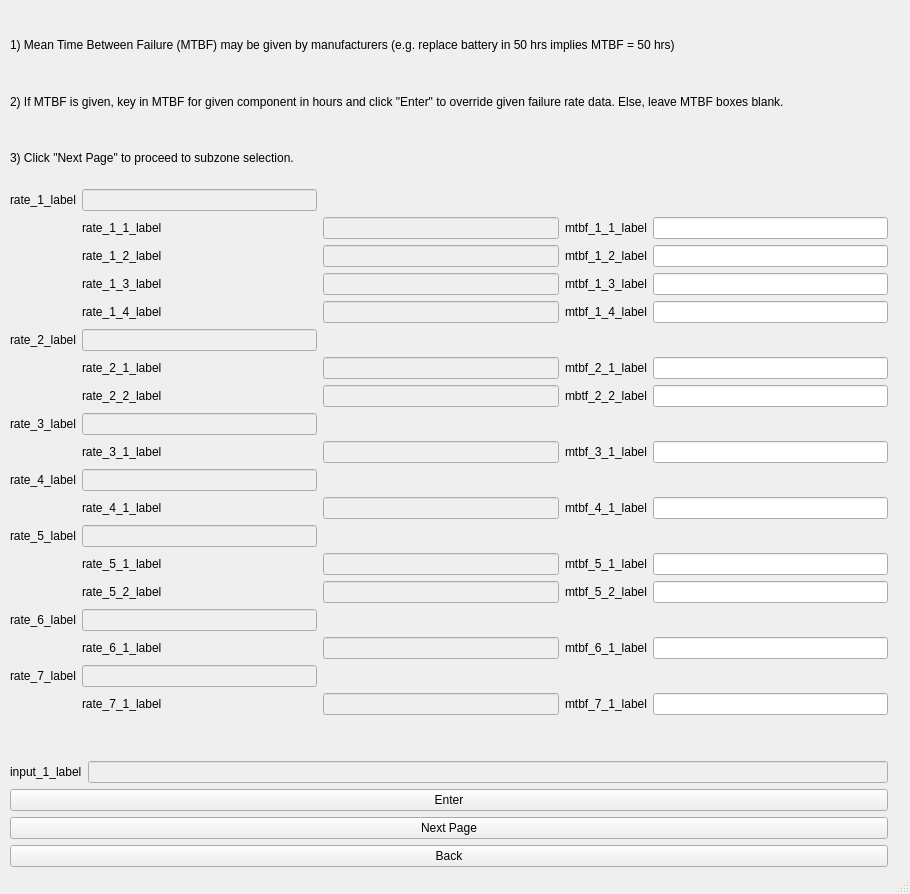
<?xml version="1.0" encoding="UTF-8"?>
<ui version="4.0">
 <class>MainWindow</class>
 <widget class="QMainWindow" name="MainWindow">
  <property name="geometry">
   <rect>
    <x>0</x>
    <y>0</y>
    <width>910</width>
    <height>894</height>
   </rect>
  </property>
  <property name="windowTitle">
   <string>MainWindow</string>
  </property>
  <widget class="QWidget" name="centralwidget">
   <widget class="QWidget" name="verticalLayoutWidget">
    <property name="geometry">
     <rect>
      <x>10</x>
      <y>20</y>
      <width>878</width>
      <height>847</height>
     </rect>
    </property>
    <layout class="QVBoxLayout" name="verticalLayout">
     <item>
      <widget class="QLabel" name="label">
       <property name="text">
        <string>1) Mean Time Between Failure (MTBF) may be given by manufacturers (e.g. replace battery in 50 hrs implies MTBF = 50 hrs)</string>
       </property>
      </widget>
     </item>
     <item>
      <widget class="QLabel" name="label_2">
       <property name="text">
        <string>2) If MTBF is given, key in MTBF for given component in hours and click &quot;Enter&quot; to override given failure rate data. Else, leave MTBF boxes blank.</string>
       </property>
      </widget>
     </item>
     <item>
      <widget class="QLabel" name="label_4">
       <property name="text">
        <string>3) Click &quot;Next Page&quot; to proceed to subzone selection.</string>
       </property>
      </widget>
     </item>
     <item>
      <layout class="QGridLayout" name="gridLayout">
       <item row="5" column="3">
        <spacer name="horizontalSpacer_9">
         <property name="orientation">
          <enum>Qt::Horizontal</enum>
         </property>
         <property name="sizeType">
          <enum>QSizePolicy::Minimum</enum>
         </property>
         <property name="sizeHint" stdset="0">
          <size>
           <width>40</width>
           <height>20</height>
          </size>
         </property>
        </spacer>
       </item>
       <item row="0" column="4">
        <spacer name="horizontalSpacer_12">
         <property name="orientation">
          <enum>Qt::Horizontal</enum>
         </property>
         <property name="sizeType">
          <enum>QSizePolicy::Minimum</enum>
         </property>
         <property name="sizeHint" stdset="0">
          <size>
           <width>40</width>
           <height>20</height>
          </size>
         </property>
        </spacer>
       </item>
       <item row="16" column="2">
        <widget class="QLineEdit" name="rate_6_1">
         <property name="enabled">
          <bool>false</bool>
         </property>
         <property name="text">
          <string/>
         </property>
        </widget>
       </item>
       <item row="6" column="0">
        <spacer name="horizontalSpacer_14">
         <property name="orientation">
          <enum>Qt::Horizontal</enum>
         </property>
         <property name="sizeType">
          <enum>QSizePolicy::Minimum</enum>
         </property>
         <property name="sizeHint" stdset="0">
          <size>
           <width>40</width>
           <height>20</height>
          </size>
         </property>
        </spacer>
       </item>
       <item row="4" column="1">
        <widget class="QLabel" name="rate_1_4_label">
         <property name="text">
          <string>rate_1_4_label</string>
         </property>
        </widget>
       </item>
       <item row="18" column="3">
        <widget class="QLabel" name="mtbf_7_1_label">
         <property name="text">
          <string>mtbf_7_1_label</string>
         </property>
        </widget>
       </item>
       <item row="11" column="1">
        <widget class="QLabel" name="rate_4_1_label">
         <property name="text">
          <string>rate_4_1_label</string>
         </property>
        </widget>
       </item>
       <item row="8" column="2">
        <spacer name="horizontalSpacer_16">
         <property name="orientation">
          <enum>Qt::Horizontal</enum>
         </property>
         <property name="sizeType">
          <enum>QSizePolicy::Minimum</enum>
         </property>
         <property name="sizeHint" stdset="0">
          <size>
           <width>40</width>
           <height>20</height>
          </size>
         </property>
        </spacer>
       </item>
       <item row="9" column="3">
        <widget class="QLabel" name="mtbf_3_1_label">
         <property name="text">
          <string>mtbf_3_1_label</string>
         </property>
        </widget>
       </item>
       <item row="0" column="0">
        <widget class="QLabel" name="rate_1_label">
         <property name="text">
          <string>rate_1_label</string>
         </property>
        </widget>
       </item>
       <item row="2" column="4">
        <widget class="QLineEdit" name="mtbf_1_2"/>
       </item>
       <item row="13" column="3">
        <widget class="QLabel" name="mtbf_5_1_label">
         <property name="text">
          <string>mtbf_5_1_label</string>
         </property>
        </widget>
       </item>
       <item row="7" column="4">
        <widget class="QLineEdit" name="mtbf_2_2"/>
       </item>
       <item row="14" column="1">
        <widget class="QLabel" name="rate_5_2_label">
         <property name="text">
          <string>rate_5_2_label</string>
         </property>
        </widget>
       </item>
       <item row="4" column="0">
        <spacer name="horizontalSpacer_4">
         <property name="orientation">
          <enum>Qt::Horizontal</enum>
         </property>
         <property name="sizeType">
          <enum>QSizePolicy::Minimum</enum>
         </property>
         <property name="sizeHint" stdset="0">
          <size>
           <width>40</width>
           <height>20</height>
          </size>
         </property>
        </spacer>
       </item>
       <item row="18" column="4">
        <widget class="QLineEdit" name="mtbf_7_1"/>
       </item>
       <item row="15" column="3">
        <spacer name="horizontalSpacer_49">
         <property name="orientation">
          <enum>Qt::Horizontal</enum>
         </property>
         <property name="sizeType">
          <enum>QSizePolicy::Minimum</enum>
         </property>
         <property name="sizeHint" stdset="0">
          <size>
           <width>40</width>
           <height>20</height>
          </size>
         </property>
        </spacer>
       </item>
       <item row="17" column="0">
        <widget class="QLabel" name="rate_7_label">
         <property name="text">
          <string>rate_7_label</string>
         </property>
        </widget>
       </item>
       <item row="9" column="0">
        <spacer name="horizontalSpacer_19">
         <property name="orientation">
          <enum>Qt::Horizontal</enum>
         </property>
         <property name="sizeType">
          <enum>QSizePolicy::Minimum</enum>
         </property>
         <property name="sizeHint" stdset="0">
          <size>
           <width>40</width>
           <height>20</height>
          </size>
         </property>
        </spacer>
       </item>
       <item row="11" column="3">
        <widget class="QLabel" name="mtbf_4_1_label">
         <property name="text">
          <string>mtbf_4_1_label</string>
         </property>
        </widget>
       </item>
       <item row="12" column="3">
        <spacer name="horizontalSpacer_41">
         <property name="orientation">
          <enum>Qt::Horizontal</enum>
         </property>
         <property name="sizeType">
          <enum>QSizePolicy::Minimum</enum>
         </property>
         <property name="sizeHint" stdset="0">
          <size>
           <width>40</width>
           <height>20</height>
          </size>
         </property>
        </spacer>
       </item>
       <item row="1" column="2">
        <widget class="QLineEdit" name="rate_1_1">
         <property name="enabled">
          <bool>false</bool>
         </property>
        </widget>
       </item>
       <item row="17" column="3">
        <spacer name="horizontalSpacer_52">
         <property name="orientation">
          <enum>Qt::Horizontal</enum>
         </property>
         <property name="sizeType">
          <enum>QSizePolicy::Minimum</enum>
         </property>
         <property name="sizeHint" stdset="0">
          <size>
           <width>40</width>
           <height>20</height>
          </size>
         </property>
        </spacer>
       </item>
       <item row="16" column="1">
        <widget class="QLabel" name="rate_6_1_label">
         <property name="text">
          <string>rate_6_1_label</string>
         </property>
        </widget>
       </item>
       <item row="3" column="1">
        <widget class="QLabel" name="rate_1_3_label">
         <property name="text">
          <string>rate_1_3_label</string>
         </property>
        </widget>
       </item>
       <item row="10" column="4">
        <spacer name="horizontalSpacer_32">
         <property name="orientation">
          <enum>Qt::Horizontal</enum>
         </property>
         <property name="sizeType">
          <enum>QSizePolicy::Minimum</enum>
         </property>
         <property name="sizeHint" stdset="0">
          <size>
           <width>40</width>
           <height>20</height>
          </size>
         </property>
        </spacer>
       </item>
       <item row="1" column="4">
        <widget class="QLineEdit" name="mtbf_1_1"/>
       </item>
       <item row="6" column="1">
        <widget class="QLabel" name="rate_2_1_label">
         <property name="text">
          <string>rate_2_1_label</string>
         </property>
        </widget>
       </item>
       <item row="14" column="0">
        <spacer name="horizontalSpacer_44">
         <property name="orientation">
          <enum>Qt::Horizontal</enum>
         </property>
         <property name="sizeType">
          <enum>QSizePolicy::Minimum</enum>
         </property>
         <property name="sizeHint" stdset="0">
          <size>
           <width>40</width>
           <height>20</height>
          </size>
         </property>
        </spacer>
       </item>
       <item row="14" column="3">
        <widget class="QLabel" name="mtbf_5_2_label">
         <property name="text">
          <string>mtbf_5_2_label</string>
         </property>
        </widget>
       </item>
       <item row="8" column="4">
        <spacer name="horizontalSpacer_18">
         <property name="orientation">
          <enum>Qt::Horizontal</enum>
         </property>
         <property name="sizeType">
          <enum>QSizePolicy::Minimum</enum>
         </property>
         <property name="sizeHint" stdset="0">
          <size>
           <width>40</width>
           <height>20</height>
          </size>
         </property>
        </spacer>
       </item>
       <item row="17" column="4">
        <spacer name="horizontalSpacer_51">
         <property name="orientation">
          <enum>Qt::Horizontal</enum>
         </property>
         <property name="sizeType">
          <enum>QSizePolicy::Minimum</enum>
         </property>
         <property name="sizeHint" stdset="0">
          <size>
           <width>40</width>
           <height>20</height>
          </size>
         </property>
        </spacer>
       </item>
       <item row="4" column="4">
        <widget class="QLineEdit" name="mtbf_1_4"/>
       </item>
       <item row="5" column="2">
        <spacer name="horizontalSpacer_8">
         <property name="orientation">
          <enum>Qt::Horizontal</enum>
         </property>
         <property name="sizeType">
          <enum>QSizePolicy::Minimum</enum>
         </property>
         <property name="sizeHint" stdset="0">
          <size>
           <width>40</width>
           <height>20</height>
          </size>
         </property>
        </spacer>
       </item>
       <item row="8" column="1">
        <widget class="QLineEdit" name="rate_3">
         <property name="enabled">
          <bool>false</bool>
         </property>
         <property name="text">
          <string/>
         </property>
        </widget>
       </item>
       <item row="5" column="1">
        <widget class="QLineEdit" name="rate_2">
         <property name="enabled">
          <bool>false</bool>
         </property>
        </widget>
       </item>
       <item row="3" column="0">
        <spacer name="horizontalSpacer_3">
         <property name="orientation">
          <enum>Qt::Horizontal</enum>
         </property>
         <property name="sizeType">
          <enum>QSizePolicy::Minimum</enum>
         </property>
         <property name="sizeHint" stdset="0">
          <size>
           <width>40</width>
           <height>20</height>
          </size>
         </property>
        </spacer>
       </item>
       <item row="13" column="1">
        <widget class="QLabel" name="rate_5_1_label">
         <property name="text">
          <string>rate_5_1_label</string>
         </property>
        </widget>
       </item>
       <item row="13" column="4">
        <widget class="QLineEdit" name="mtbf_5_1">
         <property name="text">
          <string/>
         </property>
        </widget>
       </item>
       <item row="1" column="1">
        <widget class="QLabel" name="rate_1_1_label">
         <property name="text">
          <string>rate_1_1_label</string>
         </property>
        </widget>
       </item>
       <item row="10" column="0">
        <widget class="QLabel" name="rate_4_label">
         <property name="text">
          <string>rate_4_label</string>
         </property>
        </widget>
       </item>
       <item row="14" column="4">
        <widget class="QLineEdit" name="mtbf_5_2"/>
       </item>
       <item row="6" column="4">
        <widget class="QLineEdit" name="mtbf_2_1"/>
       </item>
       <item row="7" column="3">
        <widget class="QLabel" name="mtbf_2_2_label">
         <property name="text">
          <string>mbtf_2_2_label</string>
         </property>
        </widget>
       </item>
       <item row="1" column="3">
        <widget class="QLabel" name="mtbf_1_1_label">
         <property name="text">
          <string>mtbf_1_1_label</string>
         </property>
        </widget>
       </item>
       <item row="1" column="0">
        <spacer name="horizontalSpacer">
         <property name="orientation">
          <enum>Qt::Horizontal</enum>
         </property>
         <property name="sizeType">
          <enum>QSizePolicy::Minimum</enum>
         </property>
         <property name="sizeHint" stdset="0">
          <size>
           <width>40</width>
           <height>20</height>
          </size>
         </property>
        </spacer>
       </item>
       <item row="12" column="1">
        <widget class="QLineEdit" name="rate_5">
         <property name="enabled">
          <bool>false</bool>
         </property>
        </widget>
       </item>
       <item row="4" column="3">
        <widget class="QLabel" name="mtbf_1_4_label">
         <property name="text">
          <string>mtbf_1_4_label</string>
         </property>
        </widget>
       </item>
       <item row="16" column="3">
        <widget class="QLabel" name="mtbf_6_1_label">
         <property name="text">
          <string>mtbf_6_1_label</string>
         </property>
        </widget>
       </item>
       <item row="9" column="4">
        <widget class="QLineEdit" name="mtbf_3_1"/>
       </item>
       <item row="16" column="4">
        <widget class="QLineEdit" name="mtbf_6_1"/>
       </item>
       <item row="11" column="2">
        <widget class="QLineEdit" name="rate_4_1">
         <property name="enabled">
          <bool>false</bool>
         </property>
         <property name="text">
          <string/>
         </property>
        </widget>
       </item>
       <item row="18" column="2">
        <widget class="QLineEdit" name="rate_7_1">
         <property name="enabled">
          <bool>false</bool>
         </property>
         <property name="text">
          <string/>
         </property>
        </widget>
       </item>
       <item row="5" column="4">
        <spacer name="horizontalSpacer_10">
         <property name="orientation">
          <enum>Qt::Horizontal</enum>
         </property>
         <property name="sizeType">
          <enum>QSizePolicy::Minimum</enum>
         </property>
         <property name="sizeHint" stdset="0">
          <size>
           <width>40</width>
           <height>20</height>
          </size>
         </property>
        </spacer>
       </item>
       <item row="18" column="0">
        <spacer name="horizontalSpacer_53">
         <property name="orientation">
          <enum>Qt::Horizontal</enum>
         </property>
         <property name="sizeType">
          <enum>QSizePolicy::Minimum</enum>
         </property>
         <property name="sizeHint" stdset="0">
          <size>
           <width>40</width>
           <height>20</height>
          </size>
         </property>
        </spacer>
       </item>
       <item row="14" column="2">
        <widget class="QLineEdit" name="rate_5_2">
         <property name="enabled">
          <bool>false</bool>
         </property>
        </widget>
       </item>
       <item row="2" column="2">
        <widget class="QLineEdit" name="rate_1_2">
         <property name="enabled">
          <bool>false</bool>
         </property>
        </widget>
       </item>
       <item row="3" column="4">
        <widget class="QLineEdit" name="mtbf_1_3"/>
       </item>
       <item row="9" column="2">
        <widget class="QLineEdit" name="rate_3_1">
         <property name="enabled">
          <bool>false</bool>
         </property>
         <property name="text">
          <string/>
         </property>
        </widget>
       </item>
       <item row="15" column="1">
        <widget class="QLineEdit" name="rate_6">
         <property name="enabled">
          <bool>false</bool>
         </property>
        </widget>
       </item>
       <item row="10" column="3">
        <spacer name="horizontalSpacer_31">
         <property name="orientation">
          <enum>Qt::Horizontal</enum>
         </property>
         <property name="sizeType">
          <enum>QSizePolicy::Minimum</enum>
         </property>
         <property name="sizeHint" stdset="0">
          <size>
           <width>40</width>
           <height>20</height>
          </size>
         </property>
        </spacer>
       </item>
       <item row="2" column="0">
        <spacer name="horizontalSpacer_2">
         <property name="orientation">
          <enum>Qt::Horizontal</enum>
         </property>
         <property name="sizeType">
          <enum>QSizePolicy::Minimum</enum>
         </property>
         <property name="sizeHint" stdset="0">
          <size>
           <width>40</width>
           <height>20</height>
          </size>
         </property>
        </spacer>
       </item>
       <item row="18" column="1">
        <widget class="QLabel" name="rate_7_1_label">
         <property name="text">
          <string>rate_7_1_label</string>
         </property>
        </widget>
       </item>
       <item row="13" column="0">
        <spacer name="horizontalSpacer_43">
         <property name="orientation">
          <enum>Qt::Horizontal</enum>
         </property>
         <property name="sizeType">
          <enum>QSizePolicy::Minimum</enum>
         </property>
         <property name="sizeHint" stdset="0">
          <size>
           <width>40</width>
           <height>20</height>
          </size>
         </property>
        </spacer>
       </item>
       <item row="6" column="3">
        <widget class="QLabel" name="mtbf_2_1_label">
         <property name="text">
          <string>mtbf_2_1_label</string>
         </property>
        </widget>
       </item>
       <item row="10" column="1">
        <widget class="QLineEdit" name="rate_4">
         <property name="enabled">
          <bool>false</bool>
         </property>
        </widget>
       </item>
       <item row="3" column="2">
        <widget class="QLineEdit" name="rate_1_3">
         <property name="enabled">
          <bool>false</bool>
         </property>
        </widget>
       </item>
       <item row="7" column="0">
        <spacer name="horizontalSpacer_15">
         <property name="orientation">
          <enum>Qt::Horizontal</enum>
         </property>
         <property name="sizeType">
          <enum>QSizePolicy::Minimum</enum>
         </property>
         <property name="sizeHint" stdset="0">
          <size>
           <width>40</width>
           <height>20</height>
          </size>
         </property>
        </spacer>
       </item>
       <item row="15" column="0">
        <widget class="QLabel" name="rate_6_label">
         <property name="text">
          <string>rate_6_label</string>
         </property>
        </widget>
       </item>
       <item row="2" column="3">
        <widget class="QLabel" name="mtbf_1_2_label">
         <property name="text">
          <string>mtbf_1_2_label</string>
         </property>
        </widget>
       </item>
       <item row="12" column="0">
        <widget class="QLabel" name="rate_5_label">
         <property name="text">
          <string>rate_5_label</string>
         </property>
        </widget>
       </item>
       <item row="13" column="2">
        <widget class="QLineEdit" name="rate_5_1">
         <property name="enabled">
          <bool>false</bool>
         </property>
        </widget>
       </item>
       <item row="12" column="4">
        <spacer name="horizontalSpacer_42">
         <property name="orientation">
          <enum>Qt::Horizontal</enum>
         </property>
         <property name="sizeType">
          <enum>QSizePolicy::Minimum</enum>
         </property>
         <property name="sizeHint" stdset="0">
          <size>
           <width>40</width>
           <height>20</height>
          </size>
         </property>
        </spacer>
       </item>
       <item row="15" column="4">
        <spacer name="horizontalSpacer_50">
         <property name="orientation">
          <enum>Qt::Horizontal</enum>
         </property>
         <property name="sizeType">
          <enum>QSizePolicy::Minimum</enum>
         </property>
         <property name="sizeHint" stdset="0">
          <size>
           <width>40</width>
           <height>20</height>
          </size>
         </property>
        </spacer>
       </item>
       <item row="11" column="0">
        <spacer name="horizontalSpacer_20">
         <property name="orientation">
          <enum>Qt::Horizontal</enum>
         </property>
         <property name="sizeType">
          <enum>QSizePolicy::Minimum</enum>
         </property>
         <property name="sizeHint" stdset="0">
          <size>
           <width>40</width>
           <height>20</height>
          </size>
         </property>
        </spacer>
       </item>
       <item row="4" column="2">
        <widget class="QLineEdit" name="rate_1_4">
         <property name="enabled">
          <bool>false</bool>
         </property>
        </widget>
       </item>
       <item row="0" column="3">
        <spacer name="horizontalSpacer_11">
         <property name="orientation">
          <enum>Qt::Horizontal</enum>
         </property>
         <property name="sizeType">
          <enum>QSizePolicy::Minimum</enum>
         </property>
         <property name="sizeHint" stdset="0">
          <size>
           <width>40</width>
           <height>20</height>
          </size>
         </property>
        </spacer>
       </item>
       <item row="15" column="2">
        <spacer name="horizontalSpacer_48">
         <property name="orientation">
          <enum>Qt::Horizontal</enum>
         </property>
         <property name="sizeType">
          <enum>QSizePolicy::Minimum</enum>
         </property>
         <property name="sizeHint" stdset="0">
          <size>
           <width>40</width>
           <height>20</height>
          </size>
         </property>
        </spacer>
       </item>
       <item row="9" column="1">
        <widget class="QLabel" name="rate_3_1_label">
         <property name="text">
          <string>rate_3_1_label</string>
         </property>
        </widget>
       </item>
       <item row="11" column="4">
        <widget class="QLineEdit" name="mtbf_4_1"/>
       </item>
       <item row="10" column="2">
        <spacer name="horizontalSpacer_30">
         <property name="orientation">
          <enum>Qt::Horizontal</enum>
         </property>
         <property name="sizeType">
          <enum>QSizePolicy::Minimum</enum>
         </property>
         <property name="sizeHint" stdset="0">
          <size>
           <width>40</width>
           <height>20</height>
          </size>
         </property>
        </spacer>
       </item>
       <item row="17" column="2">
        <spacer name="horizontalSpacer_55">
         <property name="orientation">
          <enum>Qt::Horizontal</enum>
         </property>
         <property name="sizeType">
          <enum>QSizePolicy::Minimum</enum>
         </property>
         <property name="sizeHint" stdset="0">
          <size>
           <width>40</width>
           <height>20</height>
          </size>
         </property>
        </spacer>
       </item>
       <item row="0" column="1">
        <widget class="QLineEdit" name="rate_1">
         <property name="enabled">
          <bool>false</bool>
         </property>
        </widget>
       </item>
       <item row="5" column="0">
        <widget class="QLabel" name="rate_2_label">
         <property name="text">
          <string>rate_2_label</string>
         </property>
        </widget>
       </item>
       <item row="0" column="2">
        <spacer name="horizontalSpacer_13">
         <property name="orientation">
          <enum>Qt::Horizontal</enum>
         </property>
         <property name="sizeType">
          <enum>QSizePolicy::Minimum</enum>
         </property>
         <property name="sizeHint" stdset="0">
          <size>
           <width>40</width>
           <height>20</height>
          </size>
         </property>
        </spacer>
       </item>
       <item row="2" column="1">
        <widget class="QLabel" name="rate_1_2_label">
         <property name="text">
          <string>rate_1_2_label</string>
         </property>
        </widget>
       </item>
       <item row="12" column="2">
        <spacer name="horizontalSpacer_40">
         <property name="orientation">
          <enum>Qt::Horizontal</enum>
         </property>
         <property name="sizeType">
          <enum>QSizePolicy::Minimum</enum>
         </property>
         <property name="sizeHint" stdset="0">
          <size>
           <width>40</width>
           <height>20</height>
          </size>
         </property>
        </spacer>
       </item>
       <item row="8" column="3">
        <spacer name="horizontalSpacer_17">
         <property name="orientation">
          <enum>Qt::Horizontal</enum>
         </property>
         <property name="sizeType">
          <enum>QSizePolicy::Minimum</enum>
         </property>
         <property name="sizeHint" stdset="0">
          <size>
           <width>13</width>
           <height>20</height>
          </size>
         </property>
        </spacer>
       </item>
       <item row="8" column="0">
        <widget class="QLabel" name="rate_3_label">
         <property name="text">
          <string>rate_3_label</string>
         </property>
        </widget>
       </item>
       <item row="17" column="1">
        <widget class="QLineEdit" name="rate_7">
         <property name="enabled">
          <bool>false</bool>
         </property>
        </widget>
       </item>
       <item row="7" column="2">
        <widget class="QLineEdit" name="rate_2_2">
         <property name="enabled">
          <bool>false</bool>
         </property>
        </widget>
       </item>
       <item row="3" column="3">
        <widget class="QLabel" name="mtbf_1_3_label">
         <property name="text">
          <string>mtbf_1_3_label</string>
         </property>
        </widget>
       </item>
       <item row="7" column="1">
        <widget class="QLabel" name="rate_2_2_label">
         <property name="text">
          <string>rate_2_2_label</string>
         </property>
        </widget>
       </item>
       <item row="6" column="2">
        <widget class="QLineEdit" name="rate_2_1">
         <property name="enabled">
          <bool>false</bool>
         </property>
        </widget>
       </item>
       <item row="16" column="0">
        <spacer name="horizontalSpacer_54">
         <property name="orientation">
          <enum>Qt::Horizontal</enum>
         </property>
         <property name="sizeType">
          <enum>QSizePolicy::Minimum</enum>
         </property>
         <property name="sizeHint" stdset="0">
          <size>
           <width>40</width>
           <height>20</height>
          </size>
         </property>
        </spacer>
       </item>
      </layout>
     </item>
     <item>
      <spacer name="verticalSpacer">
       <property name="orientation">
        <enum>Qt::Vertical</enum>
       </property>
       <property name="sizeType">
        <enum>QSizePolicy::Minimum</enum>
       </property>
       <property name="sizeHint" stdset="0">
        <size>
         <width>20</width>
         <height>40</height>
        </size>
       </property>
      </spacer>
     </item>
     <item>
      <layout class="QHBoxLayout" name="horizontalLayout">
       <item>
        <widget class="QLabel" name="input_1_label">
         <property name="text">
          <string>input_1_label</string>
         </property>
        </widget>
       </item>
       <item>
        <widget class="QLineEdit" name="input_1">
         <property name="enabled">
          <bool>false</bool>
         </property>
        </widget>
       </item>
      </layout>
     </item>
     <item>
      <widget class="QPushButton" name="enter_button">
       <property name="text">
        <string>Enter</string>
       </property>
      </widget>
     </item>
     <item>
      <widget class="QPushButton" name="next_button">
       <property name="text">
        <string>Next Page</string>
       </property>
      </widget>
     </item>
     <item>
      <widget class="QPushButton" name="back_button">
       <property name="text">
        <string>Back</string>
       </property>
      </widget>
     </item>
    </layout>
   </widget>
  </widget>
  <widget class="QMenuBar" name="menubar">
   <property name="geometry">
    <rect>
     <x>0</x>
     <y>0</y>
     <width>910</width>
     <height>24</height>
    </rect>
   </property>
  </widget>
  <widget class="QStatusBar" name="statusbar"/>
 </widget>
 <tabstops>
  <tabstop>mtbf_1_1</tabstop>
  <tabstop>mtbf_1_2</tabstop>
  <tabstop>mtbf_1_3</tabstop>
  <tabstop>mtbf_1_4</tabstop>
  <tabstop>mtbf_2_1</tabstop>
  <tabstop>mtbf_2_2</tabstop>
  <tabstop>mtbf_3_1</tabstop>
  <tabstop>mtbf_4_1</tabstop>
  <tabstop>mtbf_5_1</tabstop>
  <tabstop>mtbf_5_2</tabstop>
  <tabstop>mtbf_6_1</tabstop>
  <tabstop>mtbf_7_1</tabstop>
  <tabstop>enter_button</tabstop>
  <tabstop>next_button</tabstop>
  <tabstop>rate_1_1</tabstop>
  <tabstop>rate_5</tabstop>
  <tabstop>rate_2</tabstop>
  <tabstop>rate_4_1</tabstop>
  <tabstop>rate_7_1</tabstop>
  <tabstop>rate_5_2</tabstop>
  <tabstop>rate_1_2</tabstop>
  <tabstop>rate_6_1</tabstop>
  <tabstop>rate_3_1</tabstop>
  <tabstop>rate_6</tabstop>
  <tabstop>rate_4</tabstop>
  <tabstop>rate_1_3</tabstop>
  <tabstop>rate_5_1</tabstop>
  <tabstop>rate_1_4</tabstop>
  <tabstop>rate_3</tabstop>
  <tabstop>rate_1</tabstop>
  <tabstop>rate_7</tabstop>
  <tabstop>rate_2_2</tabstop>
  <tabstop>rate_2_1</tabstop>
  <tabstop>input_1</tabstop>
 </tabstops>
 <resources/>
 <connections/>
</ui>
